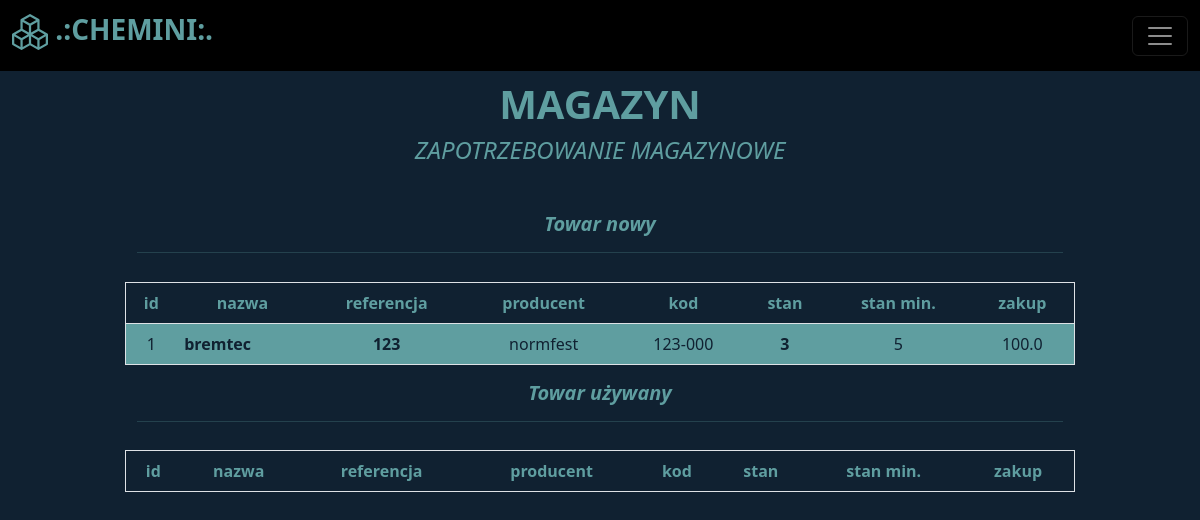
Page /demand (signed in) on the earlier database version.
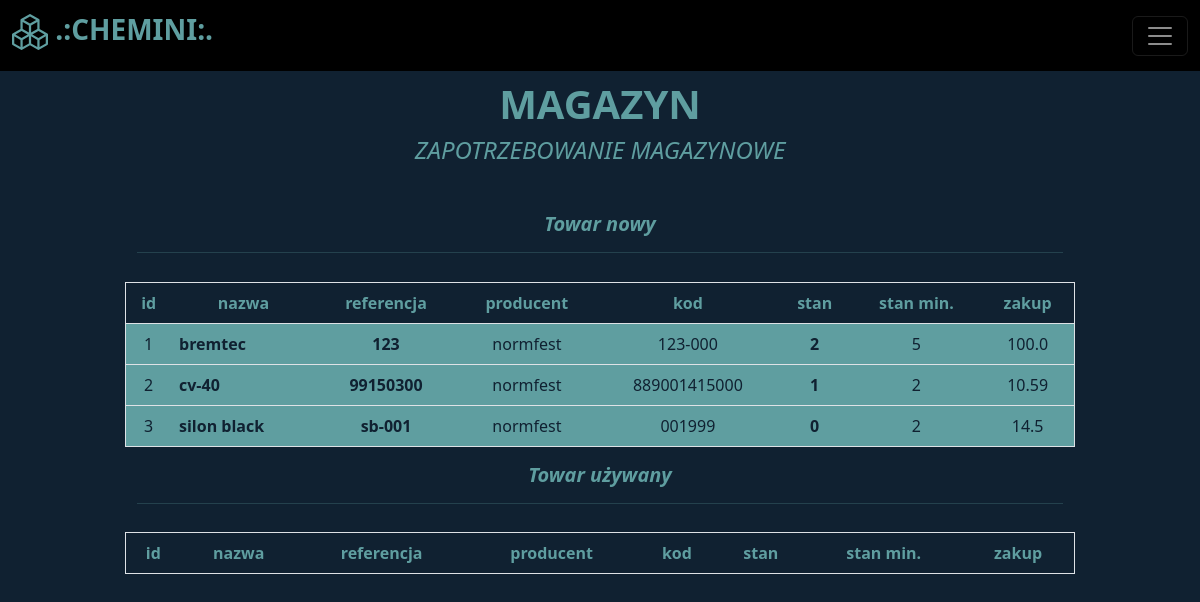
Same page on the later database version.
### libs/models.py (models this page shows)
class Item(Base):
    __tablename__ = "items"
    id = Column(Integer, primary_key=True, autoincrement=True, index=True)
    name = Column(String, unique=True, nullable=False)
    manufacturer = Column(String, nullable=False)
    reference = Column(String, unique=True, index=True, nullable=False)
    code = Column(String, unique=True, index=True)
    description = Column(String)
    stack = Column(Integer, nullable=False, default=0)
    stack_min = Column(Integer, nullable=False, default=0)
    buy = Column(Float)
    sell = Column(Float)
    used = Column(Boolean, default=False)

### routers/warehouse.py (the view)
@router.get('/demand', tags=['warehouse'])
def get_page_with_demand(request: Request, db:Session=Depends(get_db)):
    errors = []
    try:
        token = request.cookies.get("access_token")     # very important line if you want to authenticate user on page
        if not token:
            errors.append("You have to login first.")
            return templates.TemplateResponse("home.html", {"request": request, "errors": errors})
        scheme,_,param = token.partition(" ")
        payload = jwt.decode(param, config.get("security", "jwt_secret_key"), config.get("security", "algorithm"))
        user = db.query(User).filter(User.name==payload['sub']).first()
        if not user:
            errors.append("User not found.")
            return templates.TemplateResponse("home.html", {"request": request, "errors": errors})
        items_new = db.query(Item).where((Item.used==False) & (Item.stack<=Item.stack_min))
        items_used = db.query(Item).where((Item.used==True) & (Item.stack<=Item.stack_min))
        try:
            column_names = ["id", "nazwa", "referencja", "producent", "kod", "stan", "stan min.", "zakup"]
            df = []
            for item in items_new:
                line = [item.id, item.name, item.reference, item.manufacturer, item.code, item.stack, item.stack_min, item.buy]
                df.append(line)
            demands_new_list = tabulate(df, headers=column_names, tablefmt="fancy_grid")
            df = []
            for item in items_used:
                line = [item.id, item.name, item.reference, item.manufacturer, item.code, item.stack, item.stack_min, item.buy]
                df.append(line)
            demands_used_list = tabulate(df, headers=column_names, tablefmt="fancy_grid")
            with open(f"{config.get('files', 'demands')}/zapotrzebowanie.txt", "w", encoding="utf-8") as demands:
                demands = open(f"{config.get('files', 'demands')}/zapotrzebowanie.txt", "w", encoding="utf-8")
                demands.write(time.strftime("ZAPOTRZEBOWANIE MAGAZYNOWE NA DZIEŃ:   %Y/%M/%d %H:%M:%S\n\n"))
                demands.write("CZĘŚCI NOWE\n")
                demands.write(demands_new_list)
                demands.write("\n\nCZĘŚCI UŻYWANE\n")
                demands.write(demands_used_list)
                demands.write("\n\n")
        except Exception as e:
            print(e)
        return templates.TemplateResponse(
            "demand.html",{"request":request, "used_items": items_used, "new_items": items_new, "user": user.name, "active_status": user.is_active, "is_admin": user.is_admin})
    except Exception:
        errors.append("You have to login first.")
        return templates.TemplateResponse("home.html", {"request": request, "errors": errors})

### templates/demand.html (shortened to what this page needs)
{% extends "baseauth.html" %}
{% block col2 %}
<div style="text-align:center">
  <h1><b>MAGAZYN</b></h1>
  <h4><i>ZAPOTRZEBOWANIE MAGAZYNOWE</i></h4>
</div>
<div class="row" style="margin-top:5%">
    <div class="col">
        <div class="container" style="text-align:center">
            <h5><i><b>Towar nowy<hr></b></i></h5>
        </div>
        <table class="table table-hover border" style="color:cadetblue; background:#102131; text-align:center; margin-top:3%">
            <thead>
              <tr>
                <th scope="col">id</th>
                <th scope="col">nazwa</th>
                <th scope="col">referencja</th>
                <th scope="col">producent</th>
                <th scope="col">kod</th>
                <th scope="col">stan</th>
                <th scope="col">stan min.</th>
                <th scope="col">zakup</th>
              </tr>
            </thead>
            <tbody>
              {% for item in new_items %}
                    <tr style="color:#102131; background:cadetblue">
                        <td>{{ item.id }}</td>
                        <td style="text-align:left"><b>{{ item.name }}</b></td>
                        <td style="text-align:center"><b>{{ item.reference }}</b></td>
                        <td style="text-align:center">{{ item.manufacturer }}</td>
                        <td style="text-align:center">{{ item.code }}</td>
                        <td><b>{{ item.stack }}</b></td>
                        <td>{{ item.stack_min }}</td>
                        <td>{{ item.buy }}</td>
                    </tr>
              {% endfor %}
            </tbody>
          </table>
    </div>
    <div class="col">
        <div class="container" style="text-align:center">
            <h5><i><b>Towar używany<hr></b></i></h5>
        </div>
        <table class="table table-hover border" style="color:cadetblue; background:#102131; text-align:center; margin-top:3%">
            <thead>
              <tr>
                <th scope="col">id</th>
                <th scope="col">nazwa</th>
                <th scope="col">referencja</th>
                <th scope="col">producent</th>
                <th scope="col">kod</th>
                <th scope="col">stan</th>
                <th scope="col">stan min.</th>
                <th scope="col">zakup</th>
              </tr>
            </thead>
          </table>
    </div>
</div>
{% endblock %}

### templates/baseauth.html (shortened to what this page needs)
<!doctype html>
<html lang="en">
<head>
  <link href="https://cdn.jsdelivr.net/npm/bootstrap@5.2.1/dist/css/bootstrap.min.css" rel="stylesheet"
>
</head>
<body>
  <header style="margin-bottom:5rem;">
    <nav class="navbar navbar-dark fixed-top" style="background:black">
      <div class="container-fluid">
        <a class="navbar-brand" style="color:cadetblue" href="/warehouse"><h3>
          <b>
             .:CHEMINI:.
          </b></h3></a>
        <button class="navbar-toggler" type="button" data-bs-toggle="offcanvas" data-bs-target="#offcanvasDarkNavbar" aria-controls="offcanvasDarkNavbar">
          <span class="navbar-toggler-icon"></span>
        </button>
      </div>
    </nav>
  </header>
  <main>
    <div class="row" style="margin:1rem">
      <div class="col">
      </div>
      <div class="col-10">
        {% block col2 %}
        {% endblock %}
      </div>
      <div class="col">
      </div>
    </div>
  </main>
</body>
</html>

### templates/baseauth.html (style rules this page uses)
body { background: #102131; color: cadetblue }

Differences in the rows shown:
changed Item "bremtec": stack "3" → "2"
added Item: id "2", name "cv-40", reference "99150300", manufacturer "normfest", code "889001415000", stack "1", stack_min "2", buy "10.59"
added Item: id "3", name "silon black", reference "sb-001", manufacturer "normfest", code "001999", stack "0", stack_min "2", buy "14.5"
